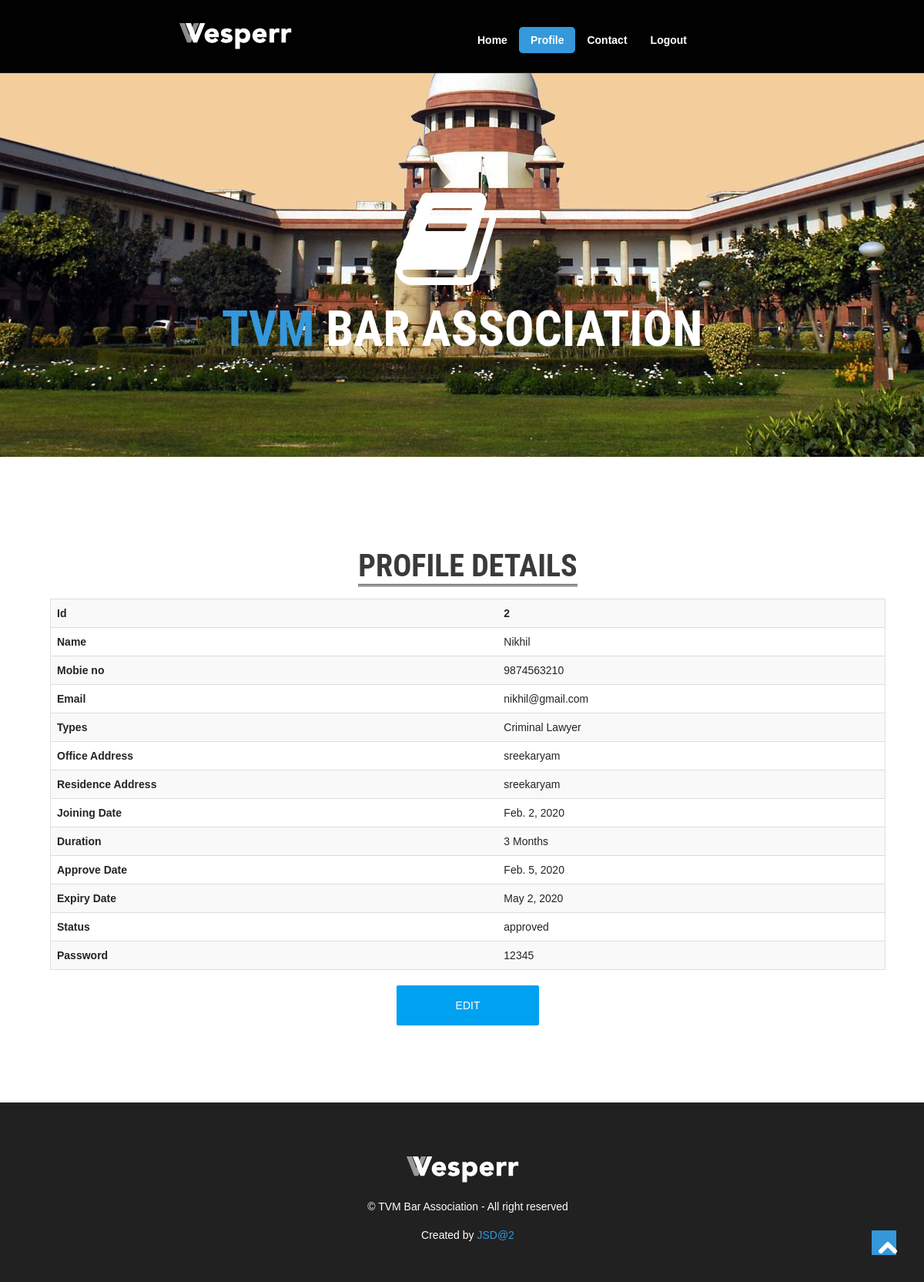
Screenshot of /lawdetails (signed in) with the database file from the repository.
### tba_app/models.py (models this page shows)
class registration(models.Model):
    name=models.CharField(max_length=20)
    mobileno=models.CharField(max_length=50)
    email=models.EmailField(max_length=20)
    types=models.CharField(max_length=20)
    officeadd=models.CharField(max_length=50)
    residenceadd=models.CharField(max_length=50)
    joiningdate=models.DateField()
    duration=models.CharField(max_length=10)
    approvedate=models.DateField(null=True,blank=True)
    password=models.CharField(max_length=20)
    expirydate=models.DateField(max_length=20,null=True,blank=True)
    status=models.CharField(max_length=20,null=True,blank=True)

### tba_app/views.py (the view)
# urls.py: path('lawdetails',views.viewlawprof,name='lawyerprofile'),
def viewlawprof(request):
     queryset=registration.objects.all().filter(email=request.session['email'])
     return render(request,'lawyerprofile.html',{'authors':queryset})

### tba_app/templates/lawyerprofile.html (shortened to what this page needs)
<!doctype html>
<html lang="en">
<head>
   {%load static%}
   <link href="{%static 'css/bootstrap.min.css' %}" rel="stylesheet" />
  <link href="{%static 'css/bootstrap.css' %}" rel="stylesheet" />
  <link href="{%static 'css/bootstrap-responsive.css' %}" rel="stylesheet" />
  <link href="{%static 'css/prettyPhoto.css' %}" rel="stylesheet" />
  <link href="{%static 'css/animate.css' %}" rel="stylesheet" />
  <link href="{%static 'css/style.css' %}" rel="stylesheet" />
  <link href="{%static 'color/default.css' %}" rel="stylesheet" />
</head>
<body>
  <header>
    <div id="topnav" class="navbar navbar-fixed-top default">
      <div class="navbar-inner">
        <div class="container">
          <div class="logo">
            <a href="index.html"><img src="assets/img/logo.png" alt="" /></a>
          </div>
          <div class="navigation">
            <nav>
              <ul class="nav pull-right">
                <li><a href="{%url 'lawyerhome'%}">Home</a></li>
                <li class="current"><a href="{%url 'lawyerprofile'%}">Profile</a></li>
                <li><a href="#contact">Contact</a></li>
                <li><a href="{%url 'logout' %}">Logout</a></li>
              </ul>
            </nav>
          </div>
        </div>
      </div>
    </div>
  </header>
  <section id="intro">
    <div class="slogan">
      <div class="icon">
        <i class="icon-book icon-10x"></i>
      </div>
      <h1 ><span>TVM</span> BAR ASSOCIATION</h1>
      </div>
  </section>
  <section id="about" class="section">
    <div class="container">
      <div class="row">
        <div class="span12">
          <div class="heading">
            <h3><span>PROFILE DETAILS</span></h3>
          </div>
          <div class="sub-heading">
          <div class="col-md-12">
					  {% if authors%}
					  {% for i in authors%}
						<table class="border table table-striped bg-table">
							<tr>
							<th class="font-weight-bolder">Id</th>
                            <th>{{i.id}}</th>
							</tr>
							<tr>
							<td class="font-weight-bolder">Name</td>
							<td>{{i.name}}</td>
							</tr>
							<tr>
							<td class="font-weight-bolder">Mobie no</td>
							<td>{{i.mobileno}}</td>
							</tr>
							<tr>
							<td class="font-weight-bolder">Email</td>
							<td>{{i.email}}</td>
							</tr>
							<tr>
							<td class="font-weight-bolder">Types</td>
							<td>{{i.types}}</td>
							</tr>
							<tr>
							<td class="font-weight-bolder">Office Address</td>
							<td>{{i.officeadd}}</td>
							</tr>
							<tr>
							<td class="font-weight-bolder">Residence Address</td>
							<td>{{i.residenceadd}}</td>
							</tr>
							<tr>
							<td class="font-weight-bolder">Joining Date</td>
							<td>{{i.joiningdate}}</td>
							</tr>
							<tr>
							<td class="font-weight-bolder">Duration</td>
							<td>{{i.duration}}</td>
							</tr>
							<tr>
							<td class="font-weight-bolder">Approve Date</td>
							<td>{{i.approvedate}}</td>
							</tr>
              <tr>
							<td class="font-weight-bolder">Expiry Date</td>
							<td>{{i.expirydate}}</td>
							</tr>
							<tr>
							<td class="font-weight-bolder">Status</td>
							<td>{{i.status}}</td>
							</tr>
							<tr>
							<td class="font-weight-bolder">Password</td>
							<td>{{i.password}}</td>
							</tr>
            </table>
            {% endfor %}
		      	{% endif %}
					</div>
                    <a href="{%url 'lawyerprofedit' %}" class="btn btn-primary col-2 p-3">EDIT</a>
          </div>
        </div>
      </div>
   </section>
  <footer>
    <div class="verybottom">
      <div class="container">
        <div class="row">
          <div class="span12">
            <div class="aligncenter">
              <div class="logo">
                <a class="brand" href="index.html"><img src="assets/img/logo.png" alt="" /></a>
              </div>
              <p>
                &copy; TVM Bar Association - All right reserved
              </p>
              <div class="credits">
                Created by <a href="https://bootstrapmade.com/">JSD@2</a>
              </div>
            </div>
          </div>
        </div>
      </div>
    </div>
  </footer>
  <a href="#" class="scrollup"><i class="icon-chevron-up icon-square icon-48 active"></i></a>
</body>
</html>

### tba_app/static/css/style.css (style rules this page uses)
body { margin: 0; padding:0; font-family: Arial, Tahoma, Verdana, Sans-serif; font-size: 14px; line-height: 1.6em; color: #666; background-color: #ffffff; }
h1, h2, h3, h4, h5, h6 { font-family: 'Roboto Condensed', sans-serif; line-height:1.1em; color: #3a3a3a; font-weight:300; margin-bottom:10px; }
h1 { font-size: 34px; }
h3 { font-size: 26px; }
section { padding:120px 0 40px 0; }
.container { padding: 0 20px 0 20px; }
.row { margin-bottom:40px; }
.heading { text-align:center; width:100%; }
.heading h3 { text-transform:uppercase; padding:0; margin:20px 0 30px 0; font-size:40px; font-weight:700; text-align:center; text-shadow: 0 1px 0 #ffffff; border-bottom:3px double #333; width:auto; display:inline; }
.sub-heading { text-align:center; margin:20px 0 20px 0; }
header { position:relative; }
header .logo { float:left; margin:30px 0 0; }
.navigation { margin:30px 0 0; }
.navbar { padding:0 0 20px; margin:0; }
.navbar .nav { margin: 0 0 0 0; }
.navbar .nav > li > a { float: none; color: #fff; line-height:1em; text-decoration: none; text-shadow:none; z-index:100; outline:0; font-weight:bold; }
.navbar .nav > .current { color:#fff; -webkit-border-radius: 5px; -moz-border-radius: 5px; border-radius: 5px; }
.default { background:#010101; border-bottom:1px solid #222; }
section#intro { background: #000 url(../img/bg/court1.jpg) 50% 0 no-repeat; position:relative; width:100%; height:auto; margin:0; padding:240px 0 120px; }
@media (min-width: 1024px) { section#intro { background-attachment: fixed; } }
section#intro { text-align:center; }
section#intro i { margin-left:0; text-align:center; }
section#intro h1 { color:#fff; font-size:64px; font-weight:700; }
.slogan i { color:#fff; }
.scrollup { position:fixed; width:48px; height:48px; bottom:20px; right:20px; }
a.scrollup { outline:0; }
[class^="icon-"], [class*=" icon-"] { float:none; }
.icon-square, .icon-rounded, .icon-plain, .icon-circled { margin: 10px 10px 10px 0; display: inline-block !important; text-align: center !important; color: #fff; width: 18px; height: 18px; padding:3px; font-size: 12px; line-height: 18px; text-shadow:none; cursor: pointer; }
.icon-square { background-color: #444; }
[class^="icon-"], [class*=" icon-"] { margin-top: 1px; margin-right: .3em; }
.icon-48 { width: 32px; height: 32px; padding:8px; font-size: 28px; line-height: 30px; }
footer { float:left; width:100%; background:#212121; color:#fff; margin:0; padding:40px 0 0 0; }
footer .verybottom { padding:30px 0 10px 0; }
.aligncenter { margin:0 auto; text-align:center; }
.aligncenter img, img.aligncenter { margin-bottom:20px; }

### tba_app/static/color/default.css (style rules this page uses)
a { color: #3498db; }
.slogan h1 span { color: #3498db; }
[class^="icon-"].active, [class*=" icon-"].active { background-color: #3498db; }
ul.nav li.current { background: #3498db; }

### rows the page displays
registration: id "2", name "Nikhil", mobileno "9874563210", email "nikhil@gmail.com", types "Criminal Lawyer", officeadd "sreekaryam", residenceadd "sreekaryam", joiningdate "Feb. 2, 2020", duration "3 Months", approvedate "Feb. 5, 2020", expirydate "May 2, 2020", status "approved", password "12345"
